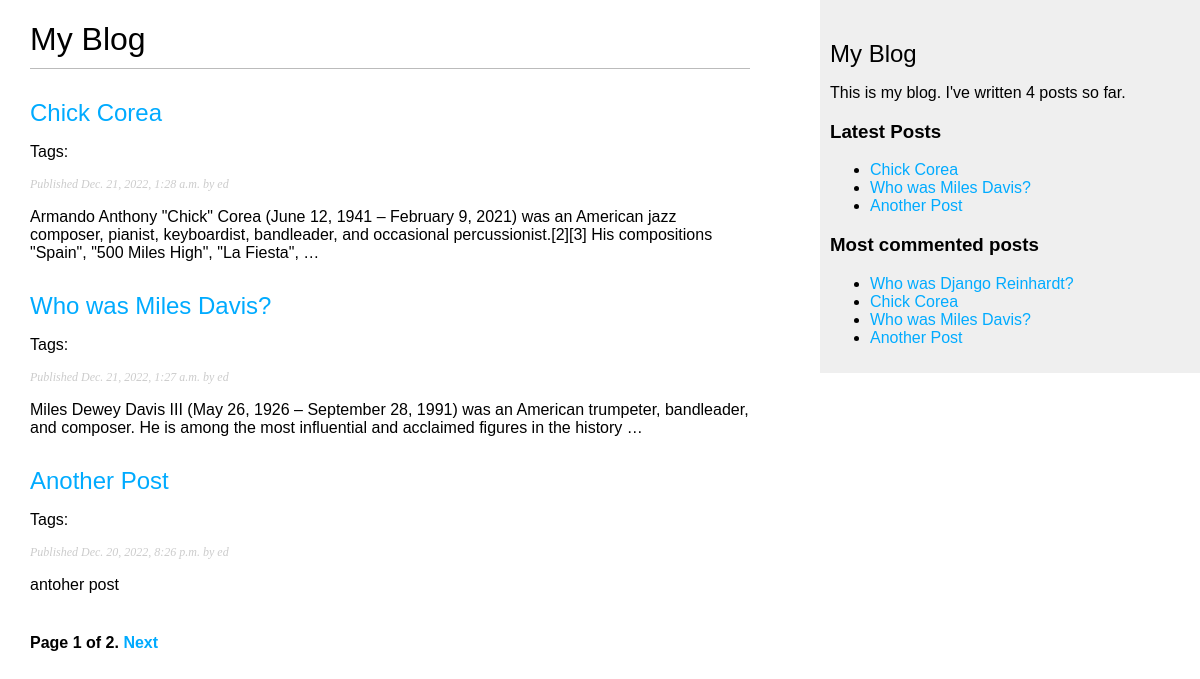
The page /blog/ on the database as committed earlier.
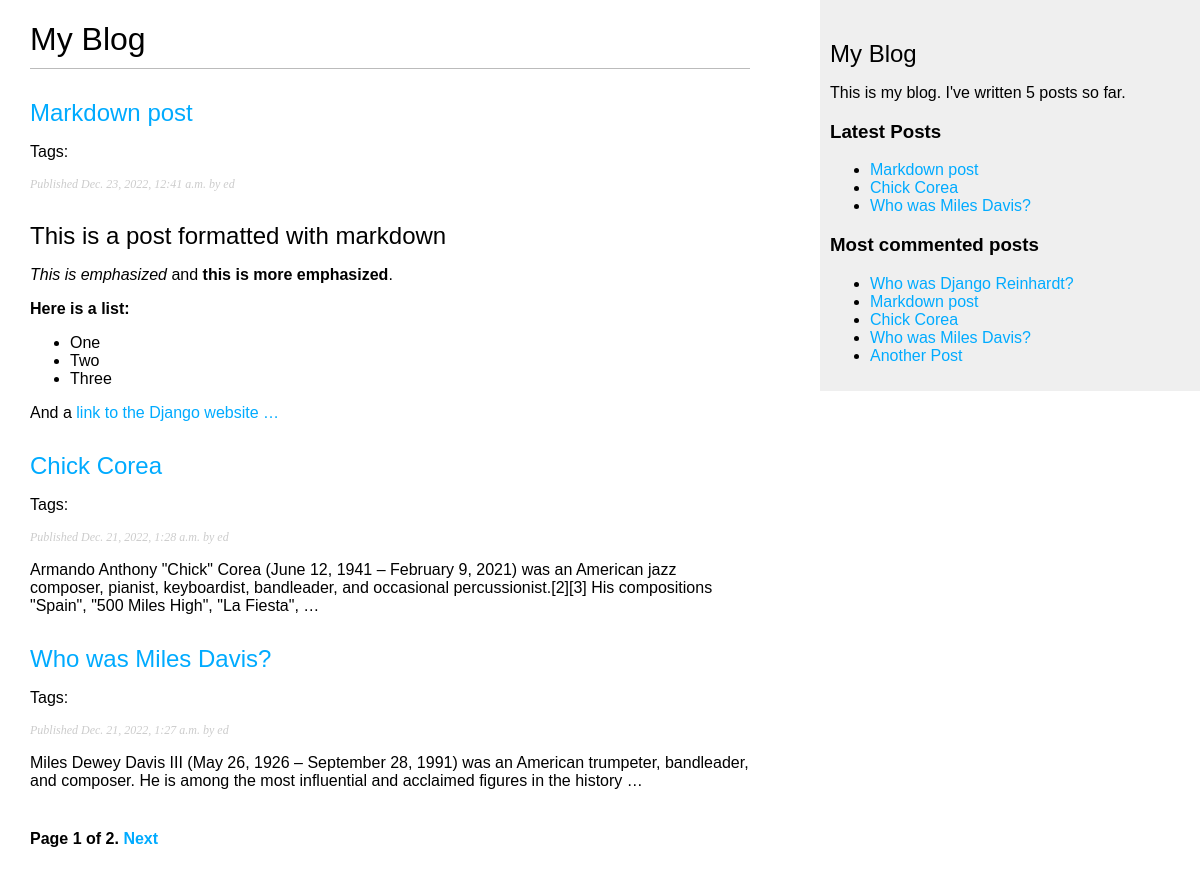
The same page on the database as committed later.
### blog/models.py (models this page shows, shortened)
class Post(models.Model):
    class Status(models.TextChoices):
        DRAFT = 'DF', 'Draft'
        PUBLISHED = 'PB', 'Published'
    title = models.CharField(max_length=250)
    slug = models.SlugField(max_length=250,
                            unique_for_date='publish')
    author = models.ForeignKey(User, on_delete=models.CASCADE,
                               related_name='blog_posts')
    body = models.TextField()
    publish = models.DateTimeField(default=timezone.now)
    created = models.DateTimeField(auto_now_add=True)
    updated = models.DateTimeField(auto_now=True)
    status = models.CharField(max_length=2,
                              choices=Status.choices,
                              default=Status.DRAFT)
    objects = models.Manager()
    published = PublishedManager()
    tags = TaggableManager()
    class Meta:
        ordering = ['-publish']
        indexes = [
            models.Index(fields=['-publish'])
        ]
    def get_absolute_url(self):
        return reverse('blog:post_detail',
                       args=[self.publish.year,
                             self.publish.month,
                             self.publish.day,
                             self.slug])

### blog/views.py (the view)
# urls.py: path('', views.post_list, name='post_list'),
def post_list(request, tag_slug=None):
    post_list = Post.published.all()
    tag = None
    if tag_slug:
        tag = get_object_or_404(Tag, slug=tag_slug)
        post_list = post_list.filter(tags__in=[tag])
    paginator = Paginator(post_list, 3)
    page_number = request.GET.get('page',1)
    try:
        posts = paginator.page(page_number)
    except PageNotAnInteger:
        posts = paginator.page(1)
    except EmptyPage:
        posts = paginator.page(paginator.num_pages)
    context = {'posts': posts, 'tag':tag}
    return render(request, 'blog/post/list.html', context)

### blog/templatetags/blog_tags.py (called while the page is built)
@register.simple_tag
def total_posts():
    return Post.published.count()

@register.inclusion_tag('blog/post/latest_posts.html')
def show_latest_posts(count=5):
    latest_posts = Post.published.order_by('-publish')[:count]
    return {'latest_posts':latest_posts}

@register.simple_tag
def get_most_commented_posts(count=5):
    return Post.published.annotate(
        total_comments = Count('comments')
    ).order_by('-total_comments')[:count]

@register.filter(name='markdown')
def markdown_format(text):
    return mark_safe(markdown.markdown(text))

### blog/templates/blog/post/list.html (shortened to what this page needs)
{% extends "blog/base.html" %}
{% load blog_tags %}
{% block content %}
  <h1>My Blog</h1>
  {% for post in posts %}
    <h2>
      <a href="{{ post.get_absolute_url }}">
        {{ post.title }}
      </a>
    </h2>
    <p class="tags">
      Tags:
    </p>
    <p class="date">
      Published {{ post.publish }} by {{ post.author }}
    </p>
    {{ post.body|markdown|truncatewords_html:30 }}
  {% endfor %}
  {% include 'pagination.html' with page=posts %}
{% endblock %}

### blog/templates/blog/base.html (shortened to what this page needs)
{% load blog_tags %}
{% load static %}
<!DOCTYPE html>
<html lang="en">
<head>
    <link href="{% static 'css/blog.css' %}" rel='stylesheet'>
</head>
<body>
    <div id="content">
        {% block content %}{% endblock content %}
    </div>
    <div id='sidebar'>
        <h2>My Blog</h2>
        <p>
            This is my blog.
            I've written {% total_posts %} posts so far.
        </p>
        <h3>Latest Posts</h3>
            {% show_latest_posts 3 %}
        <h3>Most commented posts</h3>
        {% get_most_commented_posts as most_commented_posts %}
        <ul>
            {% for post in most_commented_posts  %}
            <li>
                <a href="{{ post.get_absolute_url }}">{{ post.title }}</a>
            </li>
            {% endfor %}
        </ul>
    </div>
</body>
</html>

### blog/templates/pagination.html (shortened to what this page needs)
<div class="pagination">
    <span class="step-links">
        <span class="current">
            Page {{ page.number }} of {{ page.paginator.num_pages }}.
        </span>
        {% if page.has_next %}
        <a href="?page={{ page.next_page_number }}">Next</a>
        {% endif %}
    </span>
</div>

### blog/templates/blog/post/latest_posts.html
<ul>
    {% for post in latest_posts %}
        <li>
            <a href="{{ post.get_absolute_url }}">{{ post.title }}</a>
        </li>
    {% endfor %}
</ul>

### blog/static/css/blog.css (style rules this page uses)
body { margin:0; padding:0; font-family:helvetica, sans-serif; }
a { color:#00abff; text-decoration:none; }
h1 { font-weight:normal; border-bottom:1px solid #bbb; padding:0 0 10px 0; }
h2 { font-weight:normal; margin:30px 0 0; }
#content { float:left; width:60%; padding:0 0 0 30px; }
#sidebar { float:right; width:30%; padding:10px; background:#efefef; height:100%; }
p.date { color:#ccc; font-family: georgia, serif; font-size: 12px; font-style: italic; }
.pagination { margin:40px 0; font-weight:bold; }

Rows that differ between the two databases and show on the page:
no longer on one of the page's lists (row unchanged): Post: title "Another Post", publish "Dec. 20, 2022, 8:26 p.m.", author "ed", body "antoher post"
added Post: title "Markdown post", publish "Dec. 23, 2022, 12:41 a.m.", author "ed", body "This is a post formatted with markdown This is emphasized and this is more emphasized . Here is a list: One Two Three And a link to the Django website …"
Other text that changed with them:
text no longer shown: "4"
text now shown: "5"
